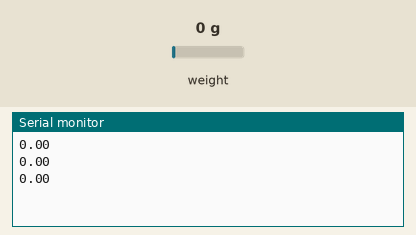
A sketch run on a simulated Arduino Uno, built with avr-gcc and run on an emulated ATmega328P. Parts: the last lines printed to the serial monitor. The inputs (shaded band) are chosen by the test bench; at power-on: weight on the scale 0 g.

Above: at 1.2 s.
1.3 s: weight on the scale set to 100 g
At 2.01 s:
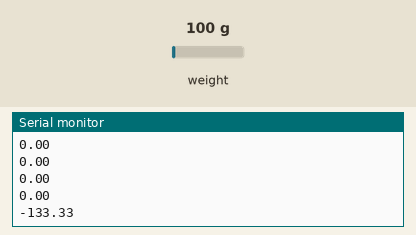
2.8 s: weight on the scale set to 1250 g
At 2.91 s:
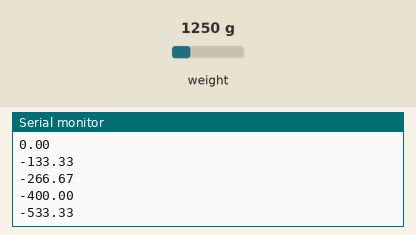
Timing chart, 0 to 5.8 s (numbered marks = the images above; inputs shaded):
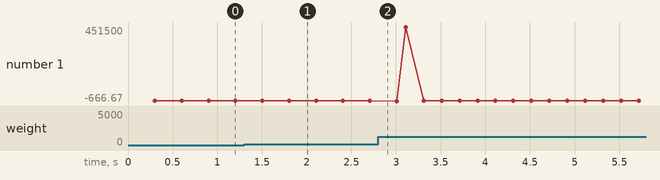

The sketch:

LoadCellDemo.ino
```cpp
#include "HX711.h"

HX711 cell(3, 2);
bool calibration = true;
int measurements_max = 10;
int measured = 0;
float calibration_val = 0.0;

void setup() {
  Serial.begin(9600);
}

long val = 0;
float count = 0;

void loop() {
  float cval = get_calibration_val();
  float known_val = get_known_val();
  //count = count + 1;

  // Use only one of these
  //val = ((count-1)/count) * val    +  (1/count) * cell.read(); // take long term average
  val = 0.5 * val    +   0.5 * cell.read(); // take recent average

  val = cell.read(); // most recent reading
  Serial.println( (val - cval) / 315.00f  );
  //if (calibration_val > 0){
  ////  Serial.println( (val - calibration_val)  );
  //}
  //else {
  //  Serial.println( (val + calibration_val)  );
  //}

}

float get_calibration_val() {
  if (calibration) {
    if (measured < measurements_max) {
      calibration_val = calibration_val + cell.read();
      //Serial.println( cell.read());
    }
    if (measured == measurements_max) {
      calibration = false;
      calibration_val =  calibration_val / (measurements_max * 1.0);
      //Serial.println( calibration_val );
      Serial.println( cell.read() - calibration_val);
    }
    measured ++;
  }
  return calibration_val;
}

float get_known_val() {
  float known_val = 169.00;
  return known_val;
}
```

Measured:
- after the input at 1.3 s, the serial monitor: prints a new line after 0.51 s (image 1)
- plotted number 1: 0 → -533.33 after the input at 1.3 s, -533.33 → 1433.33 after the input at 2.8 s
